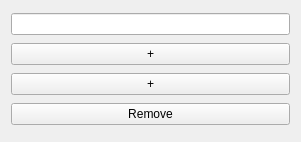
<?xml version="1.0" encoding="UTF-8"?>
<ui version="4.0">
 <class>MovingModalityWidgetControls</class>
 <widget class="QWidget" name="MovingModalityWidgetControls">
  <property name="geometry">
   <rect>
    <x>0</x>
    <y>0</y>
    <width>301</width>
    <height>142</height>
   </rect>
  </property>
  <property name="windowTitle">
   <string>Form</string>
  </property>
  <layout class="QVBoxLayout" name="widgetList">
   <item>
    <layout class="QHBoxLayout" name="horizontalLayout">
     <item>
      <widget class="QLineEdit" name="lineEditName"/>
     </item>
    </layout>
   </item>
   <item>
    <layout class="QHBoxLayout" name="referencePointSetData">
     <item>
      <widget class="QPushButton" name="addMovingPointSet">
       <property name="minimumSize">
        <size>
         <width>25</width>
         <height>0</height>
        </size>
       </property>
       <property name="text">
        <string>+</string>
       </property>
      </widget>
     </item>
    </layout>
   </item>
   <item>
    <layout class="QHBoxLayout" name="attachmentLayout">
     <item>
      <widget class="QPushButton" name="addAttachment">
       <property name="minimumSize">
        <size>
         <width>25</width>
         <height>0</height>
        </size>
       </property>
       <property name="text">
        <string>+</string>
       </property>
      </widget>
     </item>
    </layout>
   </item>
   <item>
    <widget class="QPushButton" name="btnRemove">
     <property name="text">
      <string>Remove</string>
     </property>
    </widget>
   </item>
  </layout>
 </widget>
 <resources/>
 <connections/>
</ui>
